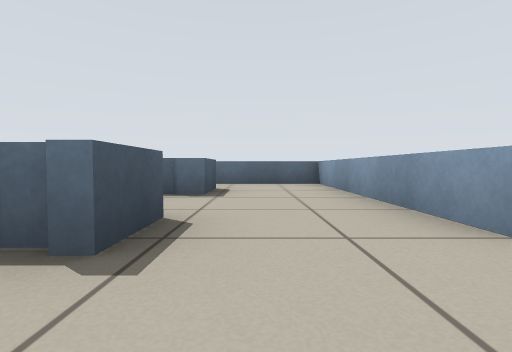
view 1 (above)

15 first-person views from a walk through a Stage world. The camera is 0.39 m above the floor, tilts 2° down and sees 85° across. Floor lines are 1 m apart. The floor is counted in squares, 1 m on a side. Each view is taken from the middle of a square. On the plan, view 1 faces up. The plan holds only what a view shows up to about 9 squares ahead; the rest is blank. Robots are left out.

view 2
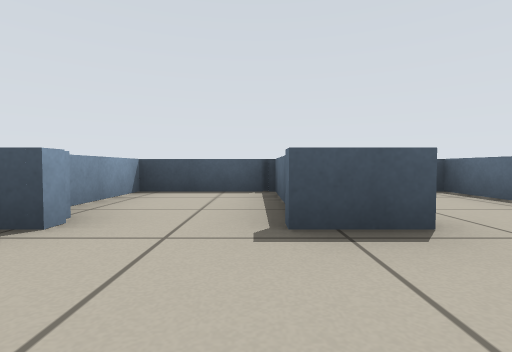

view 3
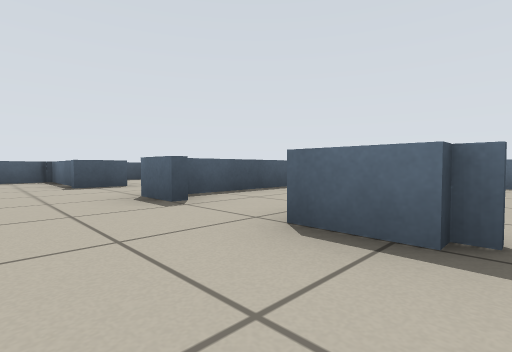

view 4
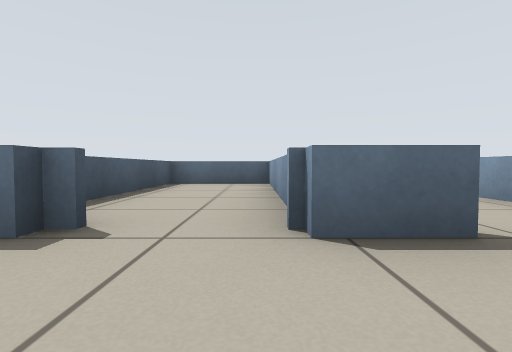

view 5
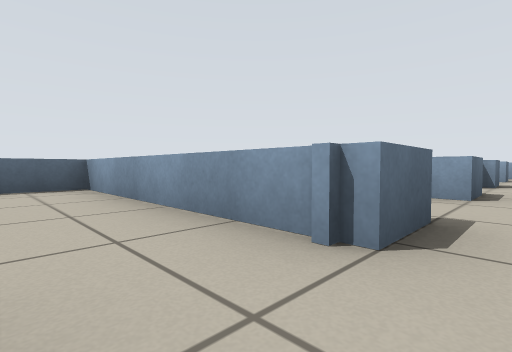

view 6
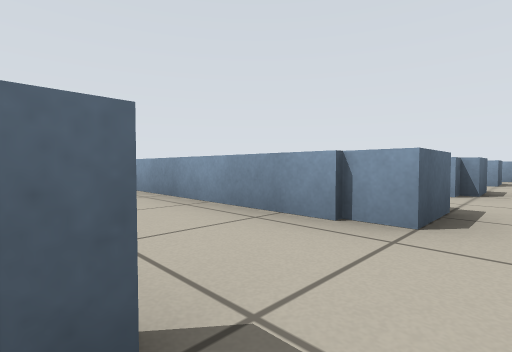

view 7
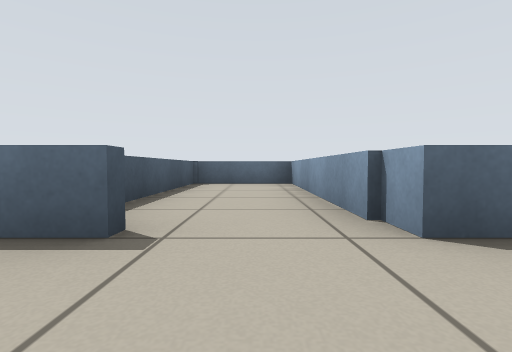

view 8
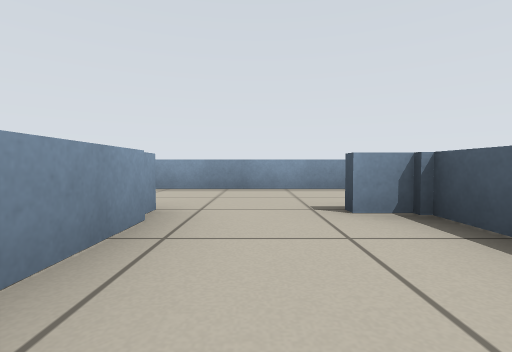

view 9
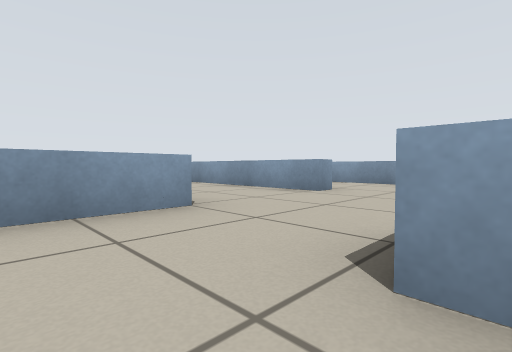

view 10
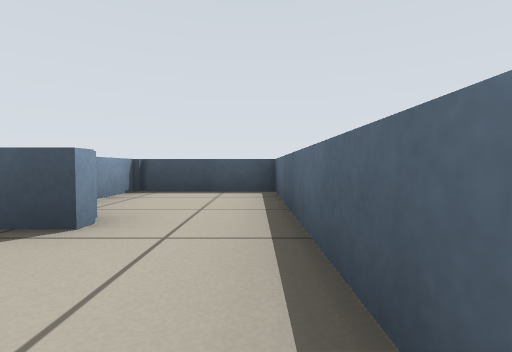

view 11
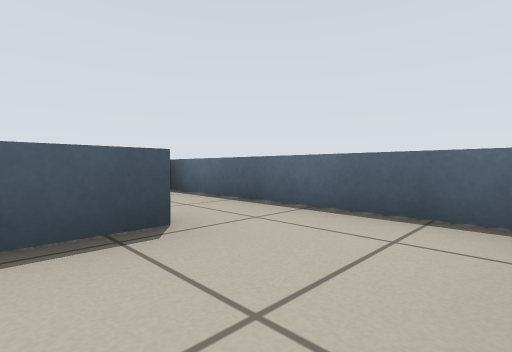

view 12
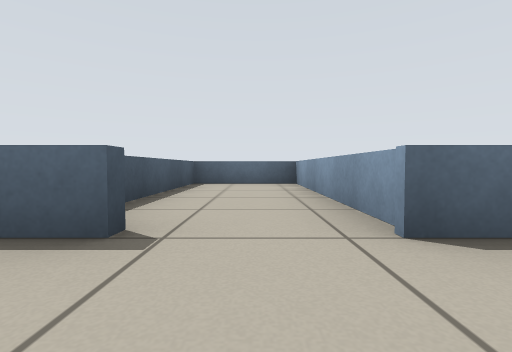

view 13
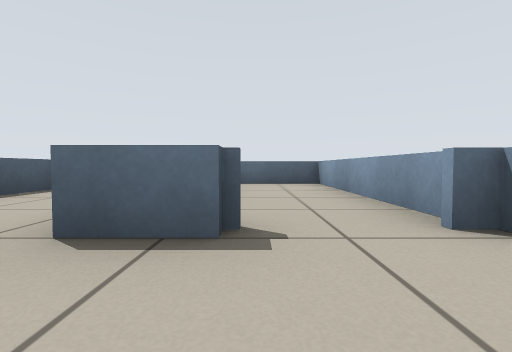

view 14
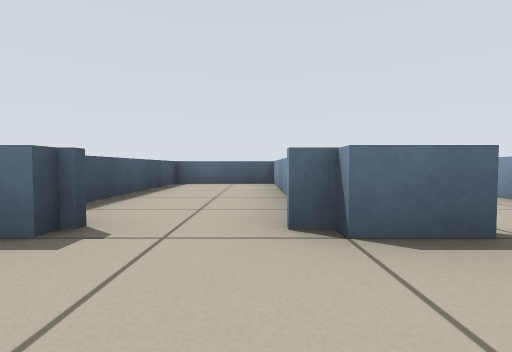

view 15
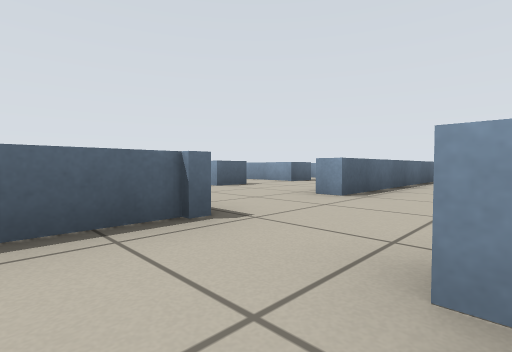

### Floor plan
Key: @ floor where view 1 was taken; # wall or solid block; x gap in a wall; . floor.
Columns run from 4 left of view 1 to 16 right of it. Each row starts with its distance up from view 1.
  7 #########  ###
  6 #.....#.####.#  #
  5 #.....#.#.##.#  #
  4 ####..#.#.##.#  # #
  3 #.....#.#.##.# ##.#
  2 #  #..#.#x##.####.###
  1 ####................#
  0 #...@...........
 -1 ####..#########
 -2   .......
 -3   .#...
 -4      ###

Where each view was taken, in squares from view 1:
view 1: 0 up, 0 right, facing up
view 2: 1 up, 1 right, facing left
view 3: 0 up, 5 right, facing up-left
view 4: 0 up, 6 right, facing up
view 5: 1 up, 5 right, facing up-right
view 6: 1 up, 7 right, facing up-right
view 7: 0 up, 8 right, facing up
view 8: 4 up, 8 right, facing down
view 9: 3 up, 1 left, facing down-right
view 10: 6 up, 1 right, facing left
view 11: 4 up, 1 right, facing up-left
view 12: 0 up, 3 right, facing up
view 13: 0 up, 10 right, facing up
view 14: 0 up, 11 right, facing up
view 15: 3 down, 2 left, facing up-right
